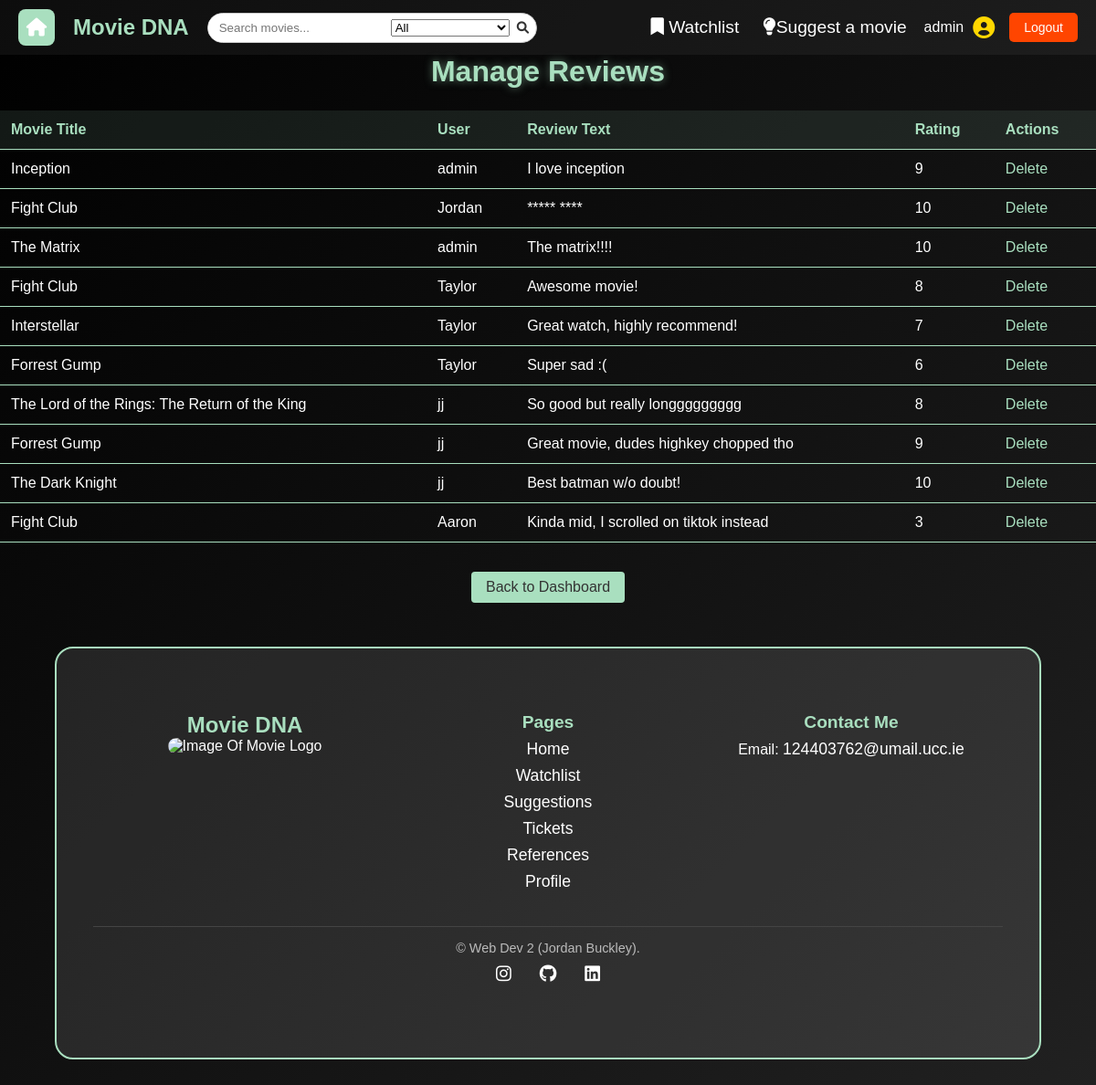
/admin/manage_reviews (signed in), run on an earlier commit of the app's database.
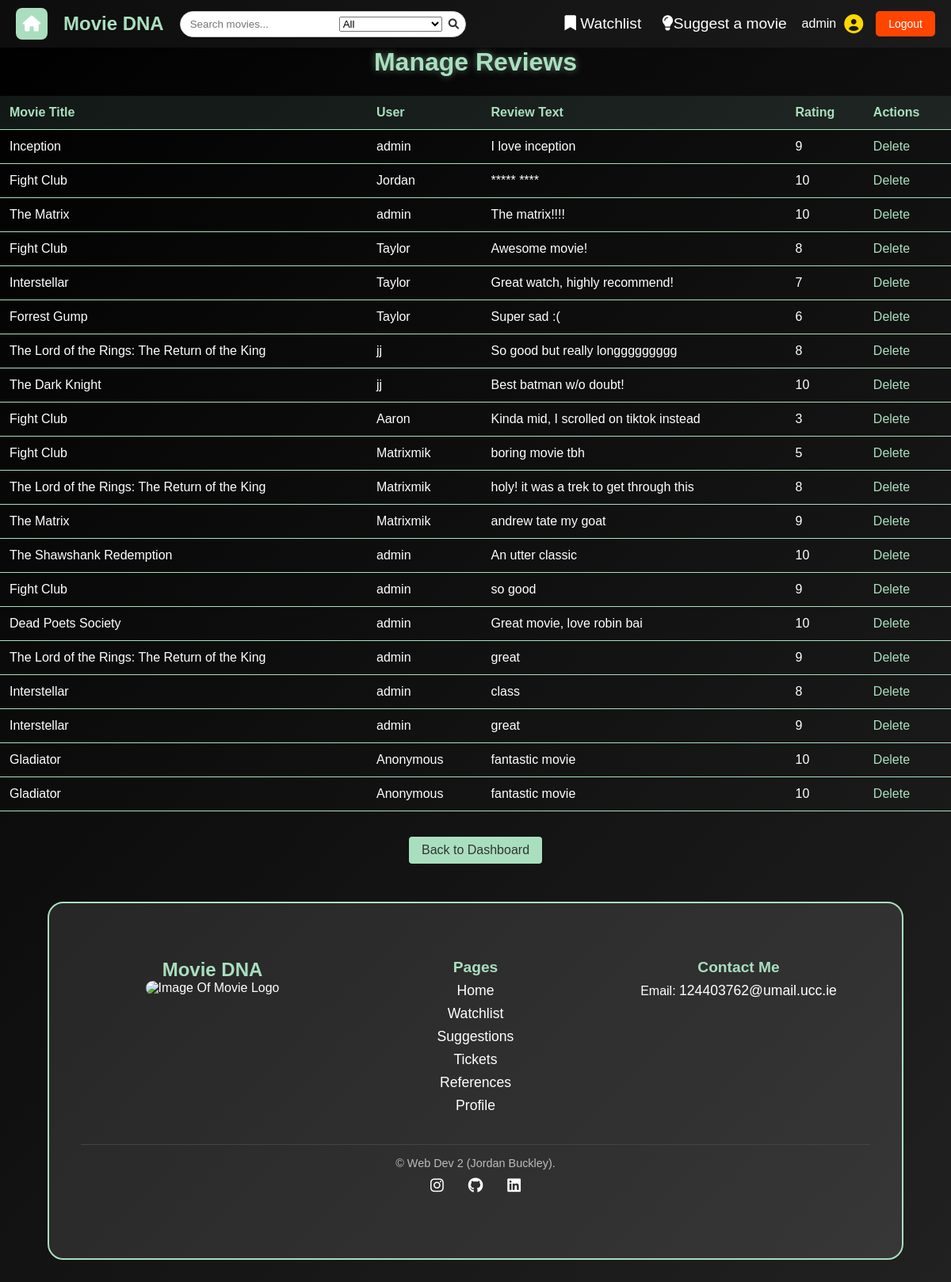
And on a later commit of the database.
### tables this page shows
CREATE TABLE reviews (
    id INTEGER PRIMARY KEY AUTOINCREMENT,
    movie_id INTEGER NOT NULL,
    user TEXT NOT NULL,
    review_text TEXT NOT NULL,
    rating INTEGER NOT NULL CHECK(rating >= 1 AND rating <= 10),
    FOREIGN KEY (movie_id) REFERENCES movies(movie_id)
);

CREATE TABLE movies 
(
    movie_id INTEGER PRIMARY KEY AUTOINCREMENT,
    title TEXT NOT NULL,
    genre TEXT NOT NULL,
    score FLOAT,
    year INTEGER,
    director TEXT,
    description TEXT
, image_path TEXT);

### app.py (the view)
@app.route("/admin/manage_reviews")
@login_required
def manage_reviews():
    if not g.is_admin:
        return "Access denied. Admins only.", 403
    db = get_db()
    reviews = db.execute("""
        SELECT reviews.*, movies.title
        FROM reviews
        JOIN movies ON reviews.movie_id = movies.movie_id
    """).fetchall()
    return render_template("manage_reviews.html", reviews=reviews)

### app.py (called while the page is built)
@app.before_request
def load_logged_in_user():
    g.user = session.get("user_id")
    g.is_admin = session.get("is_admin", False)

def login_required(view):
    @wraps(view)
    def wrapped_view(*args, **kwargs):
        if g.user is None:
            return(redirect(url_for("login", next=request.url)))
        return view(*args, **kwargs)
    return wrapped_view

### database.py (called while the page is built)
def get_db():
    if "db" not in g:
        g.db = sqlite3.connect(DATABASE,
                                detect_types=sqlite3.PARSE_DECLTYPES
                        )
        g.db.row_factory = sqlite3.Row
    return g.db

### templates/manage_reviews.html
{% extends "base.html" %}
{% block styles %}
    <link rel="stylesheet" href="{{ url_for('static', filename='adminDash.css') }}">
{% endblock %}
{% block main_content %}
<h1>Manage Reviews</h1>
<table>
    <thead>
        <tr>
            <th>Movie Title</th>
            <th>User</th>
            <th>Review Text</th>
            <th>Rating</th>
            <th>Actions</th>
        </tr>
    </thead>
    <tbody>
        {% for review in reviews %}
            <tr>
                <td>{{ review.title }}</td>
                <td>{{ review.user }}</td>
                <td>{{ review.review_text }}</td>
                <td>{{ review.rating }}</td>
                <td>
                    <a href="{{ url_for('delete_review', review_id=review.id) }}" class="delete-button">Delete</a>
                </td>
            </tr>
        {% endfor %}
    </tbody>
</table>
<a href="{{ url_for('admin_dashboard') }}" class="back-button">Back to Dashboard</a>
{% endblock %}

What changed in the data, as far as the page shows it:
removed reviews: title "Forrest Gump", user "jj", review_text "Great movie, dudes highkey chopped tho", rating "9"
added reviews: title "Fight Club", user "Matrixmik", review_text "boring movie tbh", rating "5"
added reviews: title "The Lord of the Rings: The Return of the King", user "Matrixmik", review_text "holy! it was a trek to get through this", rating "8"
added reviews: title "The Matrix", user "Matrixmik", review_text "andrew tate my goat", rating "9"
added reviews: title "The Shawshank Redemption", user "admin", review_text "An utter classic", rating "10"
added reviews: title "Fight Club", user "admin", review_text "so good", rating "9"
added reviews: title "Dead Poets Society", user "admin", review_text "Great movie, love robin bai", rating "10"
added reviews: title "The Lord of the Rings: The Return of the King", user "admin", review_text "great", rating "9"
added reviews: title "Interstellar", user "admin", review_text "class", rating "8"
added reviews: title "Interstellar", user "admin", review_text "great", rating "9"
added reviews: title "Gladiator", user "Anonymous", review_text "fantastic movie", rating "10"
added reviews: title "Gladiator", user "Anonymous", review_text "fantastic movie", rating "10"
